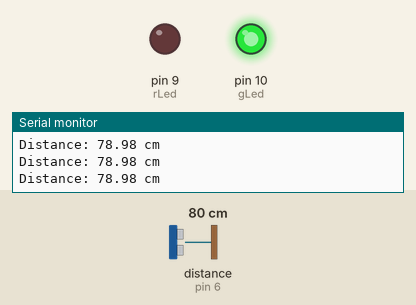
Simulated run of this sketch. Board: Arduino Uno, built with avr-gcc and run on an emulated ATmega328P. Shown: output pins drawn as LEDs (lit = HIGH), the last lines printed to the serial monitor. Wiring (inferred from the names in the program): ultrasonic range finder: trigger pin 5; echo pin 6. Inputs (shaded band) come from the test bench; at power-on: distance to the obstacle (sensor on pin 6) 80 cm. The echo pulse lasts 58.3 µs per cm; pins used as bus, display or sensor lines are not drawn.

Above: at 1.2 s.
1.3 s: distance to the obstacle (sensor on pin 6) set to 22 cm
4.3 s: distance to the obstacle (sensor on pin 6) set to 19 cm
At 5.0 s:
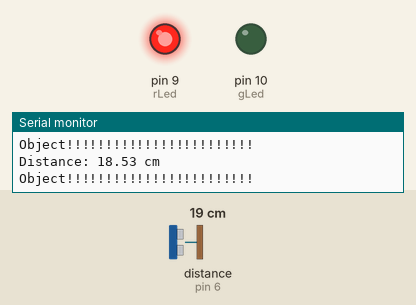
Timing chart, 0 to 7.3 s (numbered marks = the images above; inputs shaded):
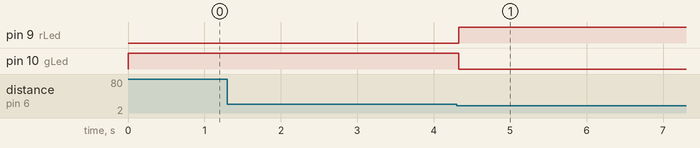

The sketch:

HC-SR04_ultralyd_sensor.ino
```cpp
/*
  Ultrasonic Sensor HC-SR04

   The circuit for the sensor:
 - Vcc connection of the HC-SR04 attached to +5V
 - GND connection of the HC-SR04 attached to ground
 - Trig connection of the HC-SR04 attached to pin 5
 - Echo connection of the HC-SR04 attached to pin 6

The circuit for two optional indicator LEDs:
- Long leg of Red LED to pin 5
- Short leg of Red LED to a 200-1000 Ohm resistor
- Resistor to ground
- Long leg of Green LED to pin 10
- Short leg of Green LED to a 200-1000 Ohm resistor
- Resistor to ground

 created 2 sep 2020
 by Colin Vinson
 modified 21.09.2020
 by Jakob Nilsson
(Added LED circuit instructions and comments)
*/
    // define pins for HC-SR04
    const int trigPin = 5;
    const int echoPin = 6;

    // define pins for leds
    const int rLed = 9;
    const int gLed = 10;

    // define variables
    long duration;
    float distance;

    void setup(){
      pinMode(trigPin, OUTPUT); // Sets the trigPin as an Output
      pinMode(echoPin, INPUT); // Sets the echoPin as an Input
      pinMode(rLed, OUTPUT); //Sets the pin for the red LED as an Output
      pinMode(gLed, OUTPUT); //Sets the pin for the green LED as an Output

      Serial.begin(9600); // Starts the serial communication


      digitalWrite(trigPin, LOW); // clear the trigPin
    }

    void loop() {
      // Pulses the trigPin; HIGH state for 10 micro seconds then LOW, this triggers the sound pulse.
      digitalWrite(trigPin, HIGH);
      delayMicroseconds(10);
      digitalWrite(trigPin, LOW);
      duration = pulseIn(echoPin, HIGH);  // Reads the echoPin and measures the time until it detects an echo, returns the sound wave travel time in microseconds
      distance= duration*0.034/2; // Calculating the distance from the time it took the soundwave to go back and forth: (duration * 0.034 cm/microsecond)/2

      // Prints the distance in cm on the Serial Monitor, for our amusement :)
      Serial.print("Distance: ");
      Serial.print(distance);
      Serial.println(" cm");

      if (distance > 20){ //If the distance is measured to be more than 20 cm, do this.
        digitalWrite(gLed, HIGH); //Turns on the green LED
        digitalWrite(rLed, LOW); //Turns off the red LED
      }
      else{ //If the distance is measured to be less than 20 cm, do this.
        digitalWrite(gLed, LOW);  //Turns off the green LED
        digitalWrite(rLed, HIGH); //Turns on the red LED
        Serial.println("Object!!!!!!!!!!!!!!!!!!!!!!!!"); //Prints the text to the serial monitor
      }
    }
```

Measured:
- the behaviour switches between 21 and 20 cm on distance to the obstacle (sensor on pin 6) (found by bisection; images 0 and 1)
- after the input at 4.3 s, pin 9 (rLed): LOW → HIGH at once; pin 10 (gLed): HIGH → LOW at once
